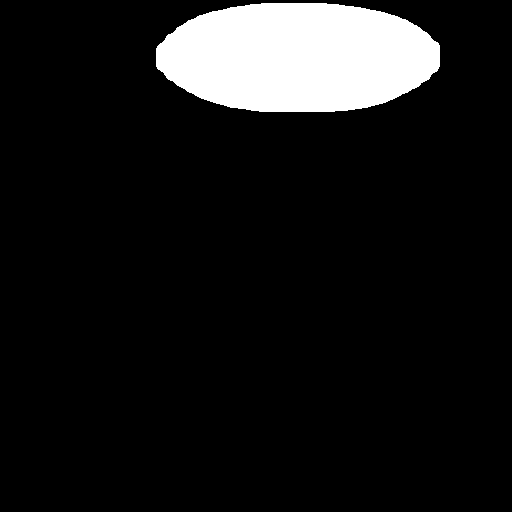
#> input picture football_project/masks/Img000665.bmp, 512 x 512 px, found by its file name; its folder holds 4 pictures in this run
$ python football2.py
#> lines starting #> are read from the running program, lines starting #| are printed output that depends on the picture; after the words box and inside, x2 and y2 are one past the last pixel; in counts of white or black regions, pixels touching at a corner belong together
import cv2
import os
import numpy as np
import matplotlib.pyplot as plt

# System Settings
MASK_FOLDER = "/Users/nadiajelani/Desktop/football_project/masks/"  # Folder containing masks
FRAME_RATE = 30  # Frames per second
TIME_INTERVAL = 1 / FRAME_RATE  # Time between frames in seconds
DEFORMATION_THRESHOLD = 0.1  # Threshold for significant deformation (10% change)

# Results Storage
centroids = []
dimensions = []  # (width, height)

# Helper Functions
def get_centroid(mask):
    """Calculate the centroid of the football from the mask."""
    M = cv2.moments(mask)
    if M["m00"] != 0:
        cx = int(M["m10"] / M["m00"])
        cy = int(M["m01"] / M["m00"])
        return (cx, cy)
    return None

def get_deformation(mask):
    """Calculate bounding box dimensions of the football for deformation analysis."""
    contours, _ = cv2.findContours(mask, cv2.RETR_EXTERNAL, cv2.CHAIN_APPROX_SIMPLE)
    if contours:
        x, y, w, h = cv2.boundingRect(contours[0])  # Bounding box
        return (w, h)
    return None

def calculate_velocity(point1, point2, time_interval):
    """Calculate velocity between two points."""
    distance = np.linalg.norm(np.array(point2) - np.array(point1))
    velocity = distance / time_interval
    return velocity

def is_deformed(width, height, original_width, original_height, threshold=DEFORMATION_THRESHOLD):
    """Check if the football has significantly deformed."""
    width_change = abs(width - original_width) / original_width
    height_change = abs(height - original_height) / original_height
    return width_change > threshold or height_change > threshold

# Process Masks
print("Processing mask images...")
for mask_name in sorted(os.listdir(MASK_FOLDER)):  # Ensure correct order
    mask_path = os.path.join(MASK_FOLDER, mask_name)
    mask = cv2.imread(mask_path, cv2.IMREAD_GRAYSCALE)
#> mask: shape (512, 512); 9.5% white; 1 white region

    # Extract centroid and deformation
    centroid = get_centroid(mask)
#> in get_centroid, `M = cv2.moments(mask)`: M = moments, m00 6367605, centre m10/m00, m01/m00 = (297.8, 56.89)
#> in get_centroid, `cx = int(M["m10"] / M["m00"])`: cx = 297
#> in get_centroid, `cy = int(M["m01"] / M["m00"])`: cy = 56
#> centroid = (297, 56)
    shape = get_deformation(mask)
#> in get_deformation, `contours, _ = cv2.findContours(mask, cv2.RETR_EXTERNAL, cv2.CHAIN_APPR..`: contours = 1 contour; box (x1, y1, x2, y2) and area: (156, 3, 440, 112) 24660
#> in get_deformation, `x, y, w, h = cv2.boundingRect(contours[0])`: x = 156; y = 3; w = 284; h = 109
#> shape = (284, 109)

    if centroid:
        centroids.append(centroid)
    if shape:
        dimensions.append(shape)

if len(centroids) < 2 or len(dimensions) < 2:
    print("Not enough data to calculate velocity or deformation.")
    exit()

# Calculate Velocities
print("Calculating velocities...")
velocities = []
#> velocities = []
for i in range(1, len(centroids)):
    velocity = calculate_velocity(centroids[i - 1], centroids[i], TIME_INTERVAL)
    velocities.append(velocity)

# Inbound Velocity (last velocity before impact)
pre_impact_frame = len(centroids) - 1  # Assume last frame is pre-impact
inbound_velocity = calculate_velocity(centroids[pre_impact_frame - 1], centroids[pre_impact_frame], TIME_INTERVAL)
print(f"Inbound Velocity: {inbound_velocity:.2f} pixels/second")

# Detect Significant Deformation
print("Detecting significant deformation...")
original_width, original_height = dimensions[0]
deformation_frames = []
for i, (width, height) in enumerate(dimensions):
    if is_deformed(width, height, original_width, original_height):
        deformation_frames.append(i)

# Calculate Contact Time (if deformation is detected)
if deformation_frames:
    start_frame = deformation_frames[0]
    end_frame = deformation_frames[-1]
    contact_time = (end_frame - start_frame + 1) * TIME_INTERVAL
    print(f"Contact Time: {contact_time:.2f} seconds")
else:
    print("No significant deformation detected.")

# Plot Velocity Over Time
time = np.arange(len(velocities)) * TIME_INTERVAL
plt.figure(figsize=(8, 4))
plt.plot(time, velocities, marker='o', linestyle='-', color='blue', label="Velocity (pixels/s)")
plt.axvline(x=pre_impact_frame * TIME_INTERVAL, color='r', linestyle='--', label='Impact Point')
plt.xlabel("Time (s)")
plt.ylabel("Velocity (pixels/s)")
plt.title("Football Velocity Over Time")
plt.legend()
plt.savefig("velocity_plot.png")
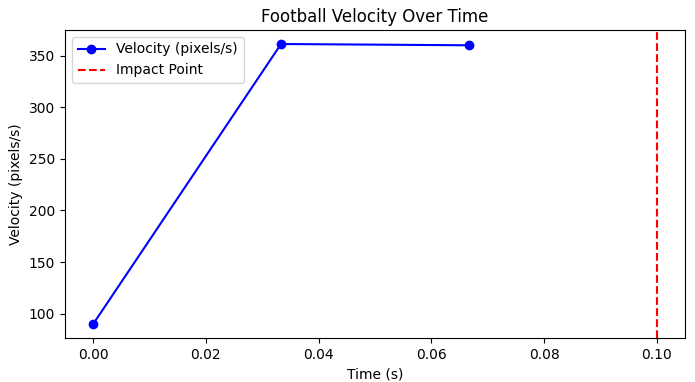
#> figure drawn by matplotlib, 1 panel
plt.show()

# Plot Deformation Over Time
widths, heights = zip(*dimensions)
time_dims = np.arange(len(dimensions)) * TIME_INTERVAL
plt.figure(figsize=(8, 4))
plt.plot(time_dims, widths, label="Width (pixels)", color='red')
plt.plot(time_dims, heights, label="Height (pixels)", color='green')
plt.xlabel("Time (s)")
plt.ylabel("Size (pixels)")
plt.title("Football Deformation Over Time")
plt.legend()
plt.savefig("deformation_plot.png")
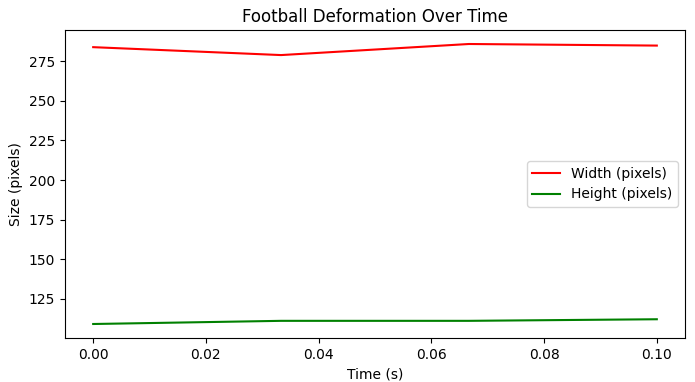
#> figure drawn by matplotlib, 1 panel
plt.show()

# Save Results
print("Saving results...")
np.savetxt("/Users/nadiajelani/Desktop/football/velocity_data.csv", velocities, delimiter=",", header="Velocity (pixels/s)", comments='')
np.savetxt("/Users/nadiajelani/Desktop/football/deformation_data.csv", dimensions, delimiter=",", header="Width,Height", comments='')

# Summary Report
with open("/Users/nadiajelani/Desktop/football/summary_report.txt", "w") as f:
    f.write(f"Inbound Velocity: {inbound_velocity:.2f} pixels/second\n")
    if deformation_frames:
        f.write(f"Contact Time: {contact_time:.2f} seconds\n")
    else:
        f.write("No significant deformation detected.\n")

print("Results saved: velocity_data.csv, deformation_data.csv, velocity_plot.png, deformation_plot.png, summary_report.txt")
